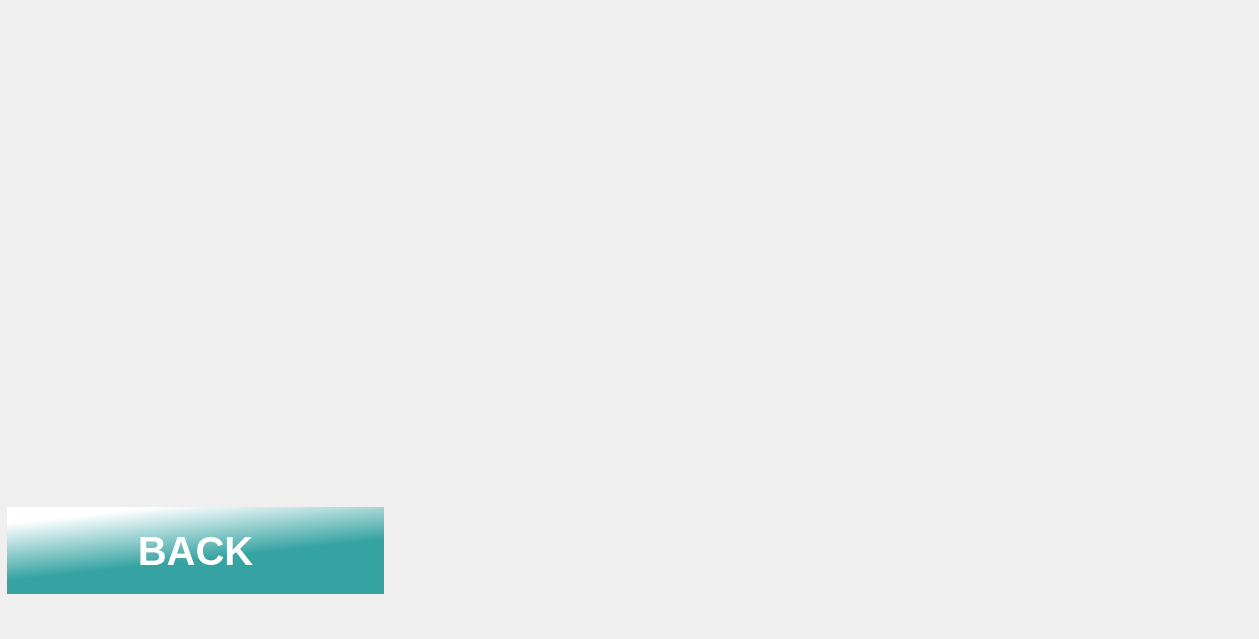
    <widget class="QWidget" name="page_82">
     <widget class="QLabel" name="label_150">
      <property name="geometry">
       <rect>
        <x>0</x>
        <y>0</y>
        <width>1250</width>
        <height>630</height>
       </rect>
      </property>
      <property name="text">
       <string/>
      </property>
      <property name="pixmap">
       <pixmap resource="icon.qrc">:/adding/adding/rm380-02-knyfs2py.jpg</pixmap>
      </property>
      <property name="scaledContents">
       <bool>true</bool>
      </property>
     </widget>
     <widget class="QLabel" name="label_168">
      <property name="geometry">
       <rect>
        <x>390</x>
        <y>40</y>
        <width>541</width>
        <height>531</height>
       </rect>
      </property>
      <property name="text">
       <string/>
      </property>
      <property name="pixmap">
       <pixmap resource="Res2.qrc">:/Rb_to_54/Rb_to_54/39.png</pixmap>
      </property>
      <property name="scaledContents">
       <bool>true</bool>
      </property>
     </widget>
     <widget class="QPushButton" name="Y_back_2">
      <property name="geometry">
       <rect>
        <x>0</x>
        <y>500</y>
        <width>391</width>
        <height>101</height>
       </rect>
      </property>
      <property name="font">
       <font>
        <pointsize>30</pointsize>
        <italic>false</italic>
        <bold>true</bold>
       </font>
      </property>
      <property name="autoFillBackground">
       <bool>false</bool>
      </property>
      <property name="styleSheet">
       <string notr="true">QPushButton
{
border:none;
color:white;
	
	
	background-color: qlineargradient(spread:pad, x1:0.651, y1:0.536, x2:0.393796, y2:0, stop:0 rgba(54, 163, 163, 255), stop:1 rgba(255, 255, 255, 255));
	
margin:7px;

}
QPushButton:pressed
{
	
	background-color: qlineargradient(spread:pad, x1:0.512878, y1:0.513273, x2:0.653182, y2:1, stop:0 rgba(54, 163, 163, 255), stop:1 rgba(255, 255, 255, 255));
}</string>
      </property>
      <property name="text">
       <string>BACK</string>
      </property>
     </widget>
    </widget>
